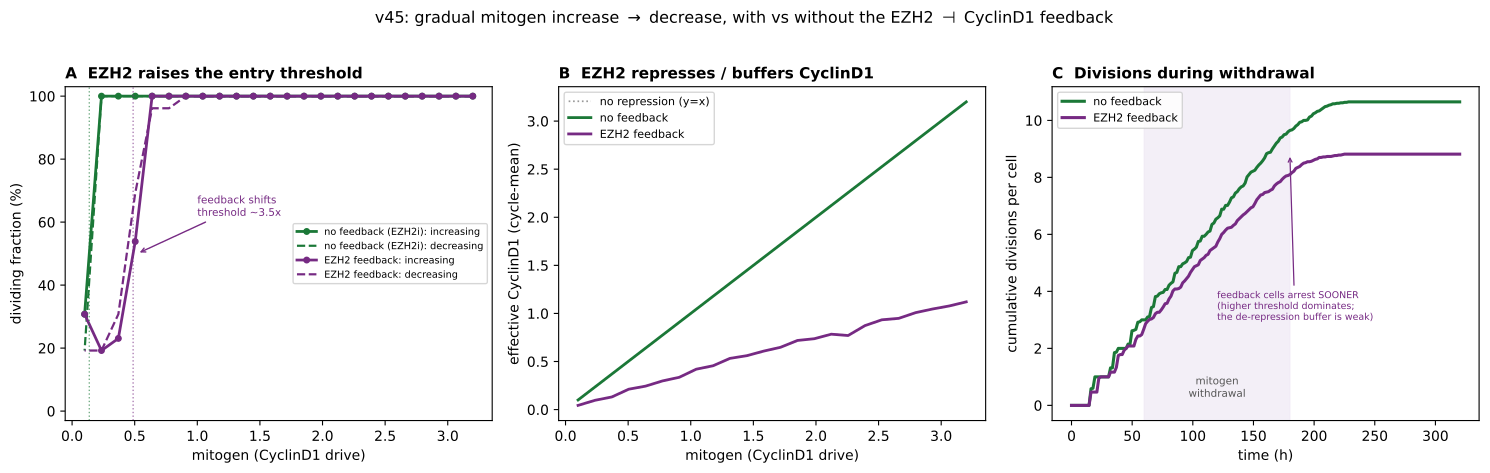

Write Python code to recreate this figure.
"""v45 Figure -- gradual mitogen INCREASE then DECREASE, with vs without the EZH2->CyclinD1 feedback.

The commitment toggle is bistable, but in v45 the ONLY state inherited across division is EZH2
(p27/CDK2 births are drawn fresh) -- so EZH2 is the cell cycle's slow MEMORY. Two experiments:

  QUASI-STATIC sweep (A, B): ramp the mitogen (CyclinD1 drive) slowly UP then DOWN through a cycling
  population, carrying the slow EZH2 between steps. WITHOUT the feedback (EZH2i=1) EZH2 cannot repress
  CyclinD1 (effective CyclinD1 = drive). WITH the feedback (EZH2i=0) EZH2 builds as cells cycle and
  REPRESSES CyclinD1, so it takes MORE mitogen to enter cycle -- the feedback RAISES the commitment
  threshold (the paper: "increases the mitogen threshold to enter cell cycle"). At a slow ramp the up
  and down sweeps coincide (EZH2 equilibrates faster than the ramp -> no static hysteresis loop).

  DYNAMIC withdrawal (C): start cycling at high mitogen, then withdraw it over ~5 cell cycles, and count
  divisions vs time. EZH2's slow fall partially de-represses CyclinD1 -> tests the "couple extra
  divisions before arrest" reading (a transient effect on the EZH2-relaxation timescale).

Run:  ./venv/bin/python simulations/fig_v45_mitogen_ramp.py
"""
import sys, os
sys.path.insert(0, os.path.dirname(os.path.dirname(os.path.abspath(__file__))))
import numpy as np
import matplotlib.pyplot as plt
sys.path.insert(0, os.path.dirname(os.path.abspath(__file__)))
import v45_stochastic_commitment as v45

P21_div, sig_p, phi, sig_c, sig_ez = 0.42, 0.55, 0.55, 0.5, 0.25
K_EZ = v45._rr['K_EZH2_Cd']
kDeEZ = v45._rr['kDeEZ']


def _birth(rng):
    return P21_div * rng.lognormal(0, sig_p), phi * rng.lognormal(0, sig_c)


# ---------- (A,B) quasi-static up/down sweep, carrying the slow birth-EZH2 ----------
NSTEP, N, RELAX = 24, 26, 0.45
CD = np.concatenate([np.linspace(0.1, 3.2, NSTEP), np.linspace(3.2, 0.1, NSTEP)])
PHASE = ['up'] * NSTEP + ['down'] * NSTEP


def sweep(EZH2i, seed=1):
    rng = np.random.default_rng(seed); E = 0.6; rows = []
    for cd, ph in zip(CD, PHASE):
        divs, ez_divs, cdeff = 0, [], []
        for _ in range(N):
            p27_0, CDK2_0 = _birth(rng)
            traj, _, ez_div, status = v45.run_cell(p27_0, CDK2_0, cd, EZH2_0=E * rng.lognormal(0, sig_ez), EZH2i=EZH2i)
            if status == 'divided':
                divs += 1; ez_divs.append(ez_div); cdeff.append(float(traj['Cd'].mean()))
        E = E + RELAX * (np.mean(ez_divs) / 2 - E) if ez_divs else E * 0.6
        rows.append(dict(cd=cd, phase=ph, frac=100 * divs / N, E=E,
                         cd_eff=np.mean(cdeff) if cdeff else cd * K_EZ / (K_EZ + E * (1 - EZH2i))))
    return rows


def split(rows, key):
    up = np.array([(r['cd'], r[key]) for r in rows if r['phase'] == 'up'])
    dn = np.array([(r['cd'], r[key]) for r in rows if r['phase'] == 'down'])
    return up, dn


# ---------- (C) dynamic withdrawal: count divisions vs time as mitogen ramps down ----------
CD_HI, T_SETTLE, T_RAMP, T_MAX = 3.0, 60.0, 120.0, 320.0     # hours


def cd_of_t(t):
    if t < T_SETTLE:
        return CD_HI
    f = min(1.0, (t - T_SETTLE) / T_RAMP)
    return CD_HI * (1 - f) + 0.05


def lineage_divisions(EZH2i, M=60, seed=7):
    rng = np.random.default_rng(seed)
    div_times = []
    for _ in range(M):
        t, E = 0.0, v45.equilibrate_ezh2(CD_HI, EZH2i)
        while t < T_MAX:
            cd = cd_of_t(t)
            p27_0, CDK2_0 = _birth(rng)
            traj, _, ez_div, status = v45.run_cell(p27_0, CDK2_0, cd, EZH2_0=E * rng.lognormal(0, sig_ez), EZH2i=EZH2i)
            if status == 'divided':
                t += traj['time'][-1] / 60.0
                if t <= T_MAX:
                    div_times.append(t)
                E = ez_div / 2.0
            else:
                break                                       # arrested -> lineage stops
    return np.array(div_times), M


print('quasi-static sweeps ...')
FB, NF = sweep(0), sweep(1)
print('dynamic withdrawal lineages ...')
dtFB, M = lineage_divisions(0)
dtNF, _ = lineage_divisions(1)

CFB, CNF = '#762A83', '#1B7837'
fig, axes = plt.subplots(1, 3, figsize=(15, 4.6))

# (A) threshold shift
axA = axes[0]
for rows, c, lab in [(NF, CNF, 'no feedback (EZH2i)'), (FB, CFB, 'EZH2 feedback')]:
    up, dn = split(rows, 'frac')
    axA.plot(up[:, 0], up[:, 1], '-o', color=c, lw=2, ms=4, label=f'{lab}: increasing')
    axA.plot(dn[:, 0], dn[:, 1], '--', color=c, lw=1.6, label=f'{lab}: decreasing')
for rows, c in [(NF, CNF), (FB, CFB)]:
    up, _ = split(rows, 'frac'); thr = np.interp(50, up[:, 1], up[:, 0])
    axA.axvline(thr, color=c, ls=':', lw=1, alpha=0.6)
axA.set_xlabel('mitogen (CyclinD1 drive)'); axA.set_ylabel('dividing fraction (%)'); axA.set_ylim(-3, 103)
axA.set_title('A  EZH2 raises the entry threshold', loc='left', fontweight='bold', fontsize=11)
axA.legend(fontsize=7, loc='center right')
axA.annotate('feedback shifts\nthreshold ~3.5x', xy=(0.52, 50), xytext=(1.0, 62),
             fontsize=7.5, color=CFB, arrowprops=dict(arrowstyle='->', color=CFB, lw=1))

# (B) effective CyclinD1 buffering
axB = axes[1]
axB.plot([0.1, 3.2], [0.1, 3.2], ':', color='#999', lw=1.2, label='no repression (y=x)')
for rows, c, lab in [(NF, CNF, 'no feedback'), (FB, CFB, 'EZH2 feedback')]:
    up, dn = split(rows, 'cd_eff')
    axB.plot(up[:, 0], up[:, 1], '-', color=c, lw=2, label=lab)
axB.set_xlabel('mitogen (CyclinD1 drive)'); axB.set_ylabel('effective CyclinD1 (cycle-mean)')
axB.set_title('B  EZH2 represses / buffers CyclinD1', loc='left', fontweight='bold', fontsize=11)
axB.legend(fontsize=8, loc='upper left')

# (C) dynamic withdrawal: cumulative divisions per cell
axC = axes[2]
tgrid = np.linspace(0, T_MAX, 200)
for dt, c, lab in [(dtNF, CNF, 'no feedback'), (dtFB, CFB, 'EZH2 feedback')]:
    cum = np.array([np.sum(dt <= tt) for tt in tgrid]) / M
    axC.plot(tgrid, cum, color=c, lw=2.2, label=lab)
axC.axvspan(T_SETTLE, T_SETTLE + T_RAMP, color='#EEE8F4', alpha=0.7)
axC.text(T_SETTLE + T_RAMP / 2, 0.3, 'mitogen\nwithdrawal', fontsize=7.5, ha='center', color='#555')
axC.set_xlabel('time (h)'); axC.set_ylabel('cumulative divisions per cell')
axC.set_title('C  Divisions during withdrawal', loc='left', fontweight='bold', fontsize=11)
axC.legend(fontsize=8, loc='upper left')
axC.annotate('feedback cells arrest SOONER\n(higher threshold dominates;\nthe de-repression buffer is weak)',
             xy=(T_SETTLE + T_RAMP, len(dtFB) / M), xytext=(120, 3.0), fontsize=6.8, color=CFB,
             arrowprops=dict(arrowstyle='->', color=CFB, lw=0.9))

fig.suptitle('v45: gradual mitogen increase $\\to$ decrease, with vs without the EZH2 $\\dashv$ CyclinD1 feedback',
             fontsize=11.5, y=1.02)
fig.tight_layout()
fig.savefig('simulations/fig_v45_mitogen_ramp.png', dpi=170, bbox_inches='tight')
fig.savefig('simulations/fig_v45_mitogen_ramp.pdf', bbox_inches='tight')
print('wrote simulations/fig_v45_mitogen_ramp.{png,pdf}')
for rows, lab in [(FB, 'EZH2 feedback'), (NF, 'no feedback')]:
    up, dn = split(rows, 'frac')
    ent = np.interp(50, up[:, 1], up[:, 0]); ext = np.interp(50, dn[::-1, 1], dn[::-1, 0])
    print(f'  {lab:16s}: entry~{ent:.2f}  exit~{ext:.2f}')
print(f'  divisions/cell by t={T_MAX:.0f}h: feedback {len(dtFB)/M:.2f}  no-feedback {len(dtNF)/M:.2f}')
